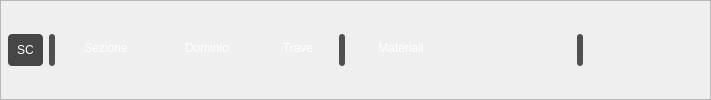
     <widget class="QFrame" name="frame">
      <property name="frameShape">
       <enum>QFrame::StyledPanel</enum>
      </property>
      <property name="frameShadow">
       <enum>QFrame::Raised</enum>
      </property>
      <layout class="QVBoxLayout" name="verticalLayout">
       <property name="leftMargin">
        <number>7</number>
       </property>
       <property name="topMargin">
        <number>7</number>
       </property>
       <property name="rightMargin">
        <number>7</number>
       </property>
       <property name="bottomMargin">
        <number>7</number>
       </property>
       <item>
        <layout class="QHBoxLayout" name="horizontalLayout">
         <item>
          <widget class="QPushButton" name="btn_main_sc">
           <property name="sizePolicy">
            <sizepolicy hsizetype="Preferred" vsizetype="Preferred">
             <horstretch>0</horstretch>
             <verstretch>0</verstretch>
            </sizepolicy>
           </property>
           <property name="minimumSize">
            <size>
             <width>35</width>
             <height>32</height>
            </size>
           </property>
           <property name="maximumSize">
            <size>
             <width>35</width>
             <height>32</height>
            </size>
           </property>
           <property name="styleSheet">
            <string notr="true">QPushButton{
	background-color: rgb(70,70,70);
    font:600 12pt &quot;Arial&quot;;
    color: rgb(255,255,255);
	border-radius:4px
}
QPushButton:hover {
    background-color: rgb(40,40,40);
	border: 1px solid rgb(120,120,120);
}
QPushButton:checked {
    background-color: rgb(30,30,30);
}
</string>
           </property>
           <property name="text">
            <string>SC</string>
           </property>
          </widget>
         </item>
         <item>
          <widget class="QWidget" name="widget_3" native="true">
           <property name="minimumSize">
            <size>
             <width>6</width>
             <height>32</height>
            </size>
           </property>
           <property name="maximumSize">
            <size>
             <width>6</width>
             <height>32</height>
            </size>
           </property>
           <property name="styleSheet">
            <string notr="true">background-color: rgb(80,80,80);
border-radius:3px</string>
           </property>
          </widget>
         </item>
         <item>
          <widget class="QPushButton" name="btn_main_input">
           <property name="sizePolicy">
            <sizepolicy hsizetype="Fixed" vsizetype="Fixed">
             <horstretch>0</horstretch>
             <verstretch>0</verstretch>
            </sizepolicy>
           </property>
           <property name="minimumSize">
            <size>
             <width>90</width>
             <height>32</height>
            </size>
           </property>
           <property name="maximumSize">
            <size>
             <width>90</width>
             <height>32</height>
            </size>
           </property>
           <property name="styleSheet">
            <string notr="true">QPushButton{
    font:400 12pt &quot;Segoe UI&quot;;
    color: rgb(255,255,255);
	padding-bottom: 4px;
	border-radius:4px
}
QPushButton:hover {
    background-color: rgb(40,40,40);
	border: 1px solid rgb(120,120,120);
}
QPushButton:checked {
    background-color: rgb(30,30,30);
}

</string>
           </property>
           <property name="text">
            <string>Sezione</string>
           </property>
          </widget>
         </item>
         <item>
          <widget class="QPushButton" name="btn_main_output">
           <property name="sizePolicy">
            <sizepolicy hsizetype="Fixed" vsizetype="Fixed">
             <horstretch>0</horstretch>
             <verstretch>0</verstretch>
            </sizepolicy>
           </property>
           <property name="minimumSize">
            <size>
             <width>100</width>
             <height>32</height>
            </size>
           </property>
           <property name="maximumSize">
            <size>
             <width>100</width>
             <height>32</height>
            </size>
           </property>
           <property name="styleSheet">
            <string notr="true">QPushButton{
    font:400 12pt &quot;Segoe UI&quot;;
    color: rgb(255,255,255);
	padding-bottom: 4px;
	border-radius:4px
}
QPushButton:hover {
    background-color: rgb(40,40,40);
	border: 1px solid rgb(120,120,120);
}
QPushButton:checked {
    background-color: rgb(30,30,30);
}

</string>
           </property>
           <property name="text">
            <string>Dominio</string>
           </property>
          </widget>
         </item>
         <item>
          <widget class="QPushButton" name="btn_main_beam">
           <property name="sizePolicy">
            <sizepolicy hsizetype="Fixed" vsizetype="Fixed">
             <horstretch>0</horstretch>
             <verstretch>0</verstretch>
            </sizepolicy>
           </property>
           <property name="minimumSize">
            <size>
             <width>70</width>
             <height>32</height>
            </size>
           </property>
           <property name="maximumSize">
            <size>
             <width>70</width>
             <height>32</height>
            </size>
           </property>
           <property name="styleSheet">
            <string notr="true">QPushButton{
    font:400 12pt &quot;Segoe UI&quot;;
    color: rgb(255,255,255);
	padding-bottom: 4px;
	border-radius:4px
}
QPushButton:hover {
    background-color: rgb(50,50,50);
	border: 1px solid rgb(120,120,120);
}
QPushButton:checked {
    background-color: rgb(30,30,30);
}</string>
           </property>
           <property name="text">
            <string>Trave</string>
           </property>
          </widget>
         </item>
         <item>
          <widget class="QWidget" name="widget_19" native="true">
           <property name="minimumSize">
            <size>
             <width>6</width>
             <height>32</height>
            </size>
           </property>
           <property name="maximumSize">
            <size>
             <width>6</width>
             <height>32</height>
            </size>
           </property>
           <property name="styleSheet">
            <string notr="true">background-color: rgb(80,80,80);
border-radius:3px</string>
           </property>
          </widget>
         </item>
         <item>
          <widget class="QPushButton" name="btn_main_materiali">
           <property name="sizePolicy">
            <sizepolicy hsizetype="Fixed" vsizetype="Fixed">
             <horstretch>0</horstretch>
             <verstretch>0</verstretch>
            </sizepolicy>
           </property>
           <property name="minimumSize">
            <size>
             <width>100</width>
             <height>32</height>
            </size>
           </property>
           <property name="maximumSize">
            <size>
             <width>100</width>
             <height>32</height>
            </size>
           </property>
           <property name="styleSheet">
            <string notr="true">QPushButton{
    font:400 12pt &quot;Segoe UI&quot;;
    color: rgb(255,255,255);
	padding-bottom: 4px;
	border-radius:4px
}
QPushButton:hover {
    background-color: rgb(40,40,40);
	border: 1px solid rgb(120,120,120);
}
QPushButton:checked {
    background-color: rgb(30,30,30);
}

</string>
           </property>
           <property name="text">
            <string>Materiali</string>
           </property>
          </widget>
         </item>
         <item>
          <spacer name="horizontalSpacer">
           <property name="orientation">
            <enum>Qt::Horizontal</enum>
           </property>
           <property name="sizeHint" stdset="0">
            <size>
             <width>40</width>
             <height>20</height>
            </size>
           </property>
          </spacer>
         </item>
         <item>
          <widget class="QPushButton" name="btn_main_lingua">
           <property name="sizePolicy">
            <sizepolicy hsizetype="Fixed" vsizetype="Fixed">
             <horstretch>0</horstretch>
             <verstretch>0</verstretch>
            </sizepolicy>
           </property>
           <property name="minimumSize">
            <size>
             <width>34</width>
             <height>32</height>
            </size>
           </property>
           <property name="maximumSize">
            <size>
             <width>34</width>
             <height>32</height>
            </size>
           </property>
           <property name="styleSheet">
            <string notr="true">QPushButton{
    font:400 12pt &quot;Segoe UI&quot;;
    color: rgb(255,255,255);
	border-radius:4px
}
QPushButton:hover {
    background-color: rgb(40,40,40);
	border: 1px solid rgb(120,120,120);
}</string>
           </property>
           <property name="text">
            <string/>
           </property>
           <property name="icon">
            <iconset>
             <normaloff>icone/ita.png</normaloff>icone/ita.png</iconset>
           </property>
           <property name="iconSize">
            <size>
             <width>22</width>
             <height>22</height>
            </size>
           </property>
          </widget>
         </item>
         <item>
          <widget class="QPushButton" name="btn_main_colore">
           <property name="sizePolicy">
            <sizepolicy hsizetype="Fixed" vsizetype="Fixed">
             <horstretch>0</horstretch>
             <verstretch>0</verstretch>
            </sizepolicy>
           </property>
           <property name="minimumSize">
            <size>
             <width>34</width>
             <height>32</height>
            </size>
           </property>
           <property name="maximumSize">
            <size>
             <width>34</width>
             <height>32</height>
            </size>
           </property>
           <property name="styleSheet">
            <string notr="true">QPushButton{
    font:400 12pt &quot;Segoe UI&quot;;
    color: rgb(255,255,255);
	border-radius:4px
}
QPushButton:hover {
    background-color: rgb(40,40,40);
	border: 1px solid rgb(120,120,120);
}</string>
           </property>
           <property name="text">
            <string/>
           </property>
           <property name="icon">
            <iconset>
             <normaloff>icone/scuro.png</normaloff>icone/scuro.png</iconset>
           </property>
           <property name="iconSize">
            <size>
             <width>22</width>
             <height>22</height>
            </size>
           </property>
          </widget>
         </item>
         <item>
          <widget class="QWidget" name="widget_5" native="true">
           <property name="minimumSize">
            <size>
             <width>6</width>
             <height>32</height>
            </size>
           </property>
           <property name="maximumSize">
            <size>
             <width>6</width>
             <height>32</height>
            </size>
           </property>
           <property name="styleSheet">
            <string notr="true">background-color: rgb(80,80,80);
border-radius:3px</string>
           </property>
          </widget>
         </item>
         <item>
          <widget class="QPushButton" name="btn_main_salva">
           <property name="sizePolicy">
            <sizepolicy hsizetype="Fixed" vsizetype="Fixed">
             <horstretch>0</horstretch>
             <verstretch>0</verstretch>
            </sizepolicy>
           </property>
           <property name="minimumSize">
            <size>
             <width>34</width>
             <height>32</height>
            </size>
           </property>
           <property name="maximumSize">
            <size>
             <width>34</width>
             <height>32</height>
            </size>
           </property>
           <property name="styleSheet">
            <string notr="true">QPushButton{
    font:400 12pt &quot;Segoe UI&quot;;
    color: rgb(255,255,255);
	border-radius:4px
}
QPushButton:hover {
    background-color: rgb(40,40,40);
	border: 1px solid rgb(120,120,120);
}</string>
           </property>
           <property name="text">
            <string/>
           </property>
           <property name="icon">
            <iconset>
             <normaloff>icone/salva.png</normaloff>icone/salva.png</iconset>
           </property>
           <property name="iconSize">
            <size>
             <width>33</width>
             <height>33</height>
            </size>
           </property>
          </widget>
         </item>
         <item>
          <widget class="QPushButton" name="btn_main_carica">
           <property name="sizePolicy">
            <sizepolicy hsizetype="Fixed" vsizetype="Fixed">
             <horstretch>0</horstretch>
             <verstretch>0</verstretch>
            </sizepolicy>
           </property>
           <property name="minimumSize">
            <size>
             <width>34</width>
             <height>32</height>
            </size>
           </property>
           <property name="maximumSize">
            <size>
             <width>34</width>
             <height>32</height>
            </size>
           </property>
           <property name="styleSheet">
            <string notr="true">QPushButton{
    font:400 12pt &quot;Segoe UI&quot;;
    color: rgb(255,255,255);
	border-radius:4px
}
QPushButton:hover {
    background-color: rgb(40,40,40);
	border: 1px solid rgb(120,120,120);
}</string>
           </property>
           <property name="text">
            <string/>
           </property>
           <property name="icon">
            <iconset>
             <normaloff>icone/carica.png</normaloff>icone/carica.png</iconset>
           </property>
           <property name="iconSize">
            <size>
             <width>30</width>
             <height>30</height>
            </size>
           </property>
          </widget>
         </item>
         <item>
          <widget class="QPushButton" name="btn_main_stampa">
           <property name="sizePolicy">
            <sizepolicy hsizetype="Fixed" vsizetype="Fixed">
             <horstretch>0</horstretch>
             <verstretch>0</verstretch>
            </sizepolicy>
           </property>
           <property name="minimumSize">
            <size>
             <width>34</width>
             <height>32</height>
            </size>
           </property>
           <property name="maximumSize">
            <size>
             <width>34</width>
             <height>32</height>
            </size>
           </property>
           <property name="styleSheet">
            <string notr="true">QPushButton{
    font:400 12pt &quot;Segoe UI&quot;;
    color: rgb(255,255,255);
	border-radius:4px
}
QPushButton:hover {
    background-color: rgb(40,40,40);
	border: 1px solid rgb(120,120,120);
}</string>
           </property>
           <property name="text">
            <string/>
           </property>
           <property name="icon">
            <iconset>
             <normaloff>icone/stampa.png</normaloff>icone/stampa.png</iconset>
           </property>
           <property name="iconSize">
            <size>
             <width>30</width>
             <height>30</height>
            </size>
           </property>
          </widget>
         </item>
        </layout>
       </item>
      </layout>
     </widget>
